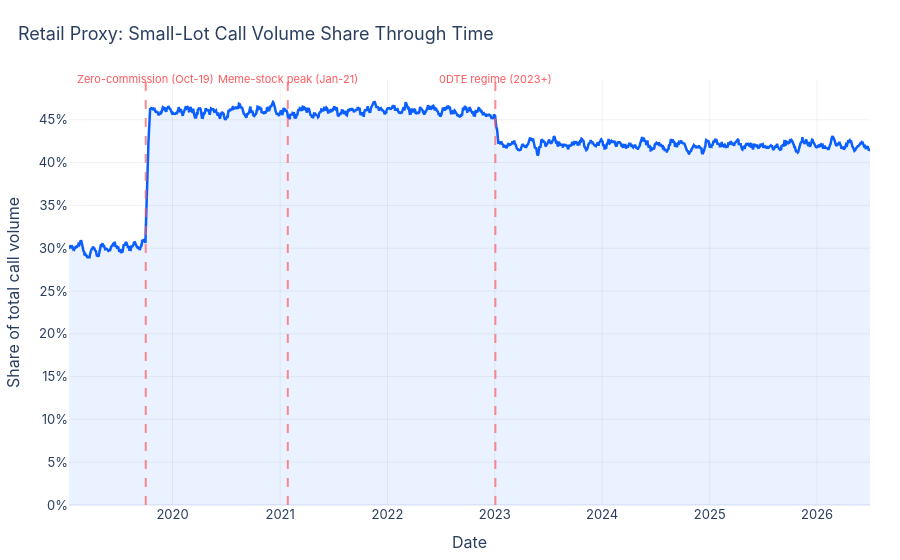

The notebook cell saved with this chart:
### Markdown cell above
## 4. Stylized Facts: Regime Shifts 2019 -> 2026 (Plotly, HTML + PNG persisted)

### Code cell
small_lot_share = (small_call_panel.sum(axis=1) / call_vol_panel.sum(axis=1)).rolling(10).mean()

regime_dates = {
    "Zero-commission (Oct-19)": "2019-10-02",
    "Meme-stock peak (Jan-21)": "2021-01-27",
    "0DTE regime (2023+)": "2023-01-03",
}

fig1, paths1 = viz.plot_small_lot_share_regime(small_lot_share.dropna(), regime_dates, FIG_DIR)
fig1.show()
print("Saved:", paths1)

### Figure 1 — Plotly figure (JSON) as saved in the notebook; plotly's stock layout.template omitted (floating-point values rounded to 4 significant figures; data arrays with more than 128 entries replaced by an {"elided": "..."} marker saying what was removed)
{"data": [{"fill": "tozeroy", "fillcolor": "rgba(11,95,255,0.08)", "line": {"color": "#0B5FFF", "width": 2.5}, "mode": "lines", "name": "Small-lot call volume share (10d MA)", "type": "scatter", "x": {"elided": "1947 str values"}, "y": {"elided": "1947 float values"}}], "layout": {"annotations": [{"font": {"color": "#FF5A5F", "size": 11}, "showarrow": false, "text": "Zero-commission (Oct-19)", "x": "2019-10-02", "y": 1.0, "yref": "paper", "yshift": 10}, {"font": {"color": "#FF5A5F", "size": 11}, "showarrow": false, "text": "Meme-stock peak (Jan-21)", "x": "2021-01-27", "y": 1.0, "yref": "paper", "yshift": 10}, {"font": {"color": "#FF5A5F", "size": 11}, "showarrow": false, "text": "0DTE regime (2023+)", "x": "2023-01-03", "y": 1.0, "yref": "paper", "yshift": 10}], "colorway": ["#0B5FFF", "#FF5A5F", "#00B67A", "#F5A623", "#8E44AD", "#1ABC9C"], "font": {"family": "Inter, Helvetica, Arial, sans-serif", "size": 13}, "hovermode": "x unified", "legend": {"orientation": "h", "x": 1, "xanchor": "right", "y": 1.02, "yanchor": "bottom"}, "margin": {"b": 50, "l": 60, "r": 30, "t": 80}, "shapes": [{"line": {"color": "#FF5A5F", "dash": "dash"}, "opacity": 0.7, "type": "line", "x0": "2019-10-02", "x1": "2019-10-02", "xref": "x", "y0": 0, "y1": 1, "yref": "y domain"}, {"line": {"color": "#FF5A5F", "dash": "dash"}, "opacity": 0.7, "type": "line", "x0": "2021-01-27", "x1": "2021-01-27", "xref": "x", "y0": 0, "y1": 1, "yref": "y domain"}, {"line": {"color": "#FF5A5F", "dash": "dash"}, "opacity": 0.7, "type": "line", "x0": "2023-01-03", "x1": "2023-01-03", "xref": "x", "y0": 0, "y1": 1, "yref": "y domain"}], "title": {"font": {"size": 18}, "text": "Retail Proxy: Small-Lot Call Volume Share Through Time", "x": 0.02, "xanchor": "left"}, "xaxis": {"gridcolor": "rgba(0,0,0,0.06)", "showgrid": true, "title": {"text": "Date"}}, "yaxis": {"gridcolor": "rgba(0,0,0,0.06)", "showgrid": true, "tickformat": ".0%", "title": {"text": "Share of total call volume"}}}}
